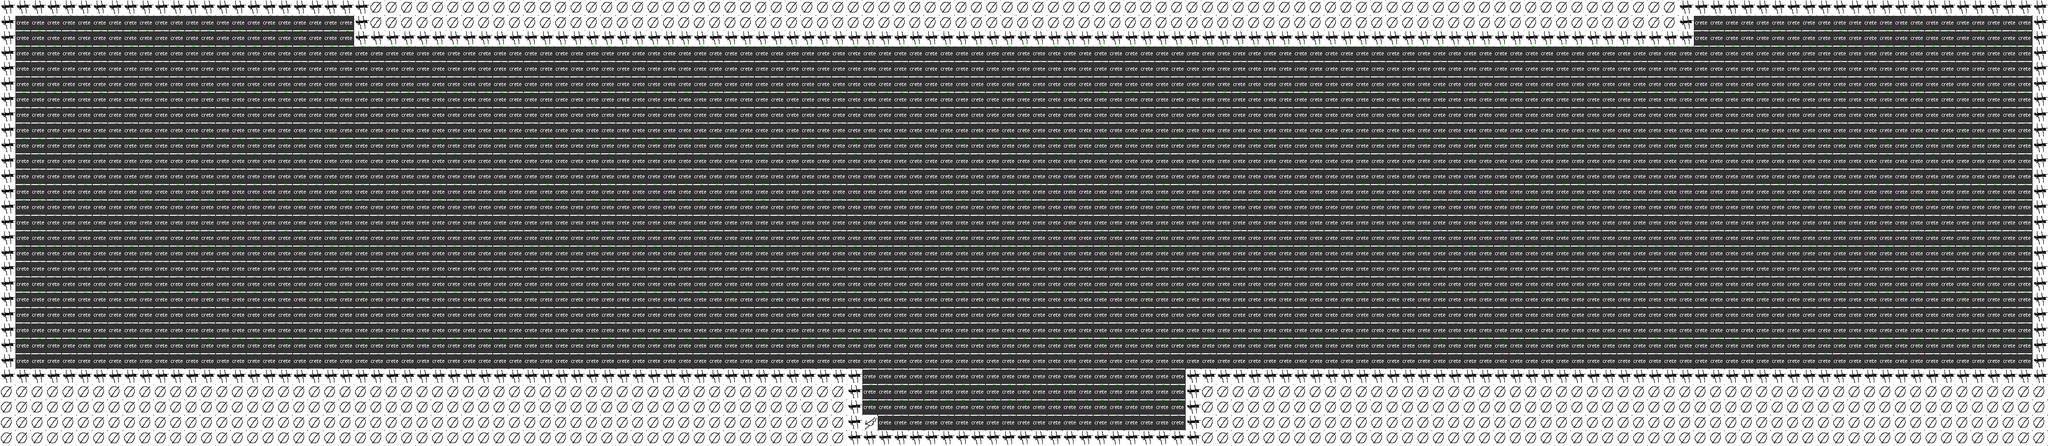

A level layout from a 2D game, rendered from its tile map. Below: a short description, then the map file with tile-grid data replaced by summaries:
An orthogonal 133x29 tile map with 32x32 px tiles, 1 tile layer (Tile Layer 1).

<map version="1.0" orientation="orthogonal" renderorder="right-down" width="133" height="29" tilewidth="32" tileheight="32" nextobjectid="1">
 <tileset firstgid="1" name="tiles" tilewidth="32" tileheight="32" tilecount="30">
  <image source="tiles.png" width="192" height="160" />
 </tileset>
 <layer name="Tile Layer 1" width="133" height="29">
  <data>[3857 cells, 3857 non-empty, 4 distinct tile ids]</data>
 </layer>
</map>